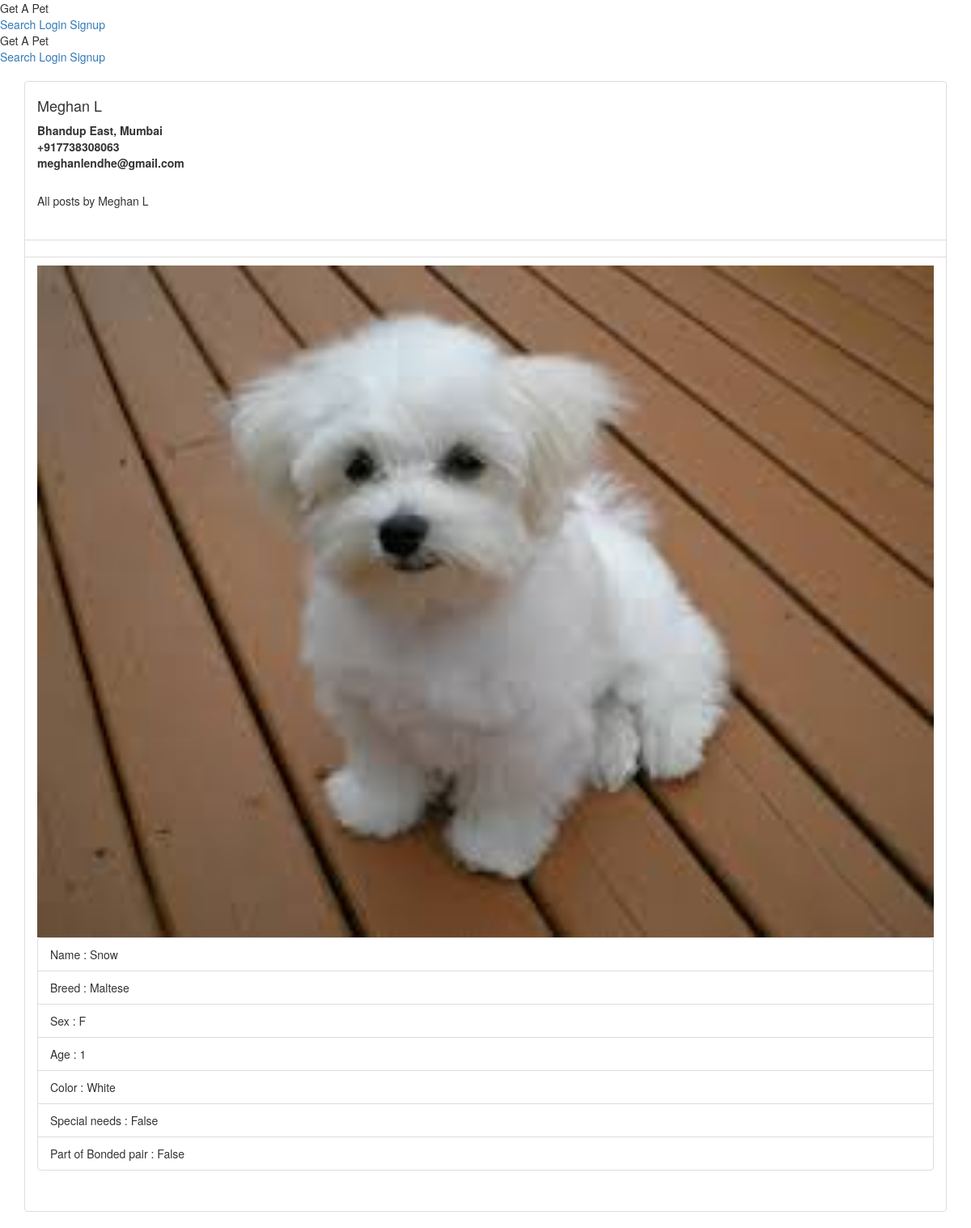
The page /allposts/15 on the database its author committed.
### users/models.py (models this page shows, shortened)
class CustomUser(AbstractUser):
    name = models.CharField(max_length=150)
    picture = models.FileField(null=True)
    address = models.CharField(max_length=100)
    city = models.CharField(max_length=50, choices=CITY_CHOICES)
    phone_regex = RegexValidator(regex=r'^\+?1?\d{10,15}$', message="Phone number must be entered in the format: '+999999999'. Up to 15 digits allowed.")
    contact = models.CharField(validators=[phone_regex], max_length=17, blank=True)

class Pet(models.Model):
    photo = models.FileField(null=True)
    name = models.CharField(max_length=50)
    uid = models.ForeignKey(settings.AUTH_USER_MODEL, on_delete=models.CASCADE, null=True)
    breed = models.CharField(max_length=50, choices=BREED_CHOICES)
    sex = models.CharField(max_length=1, choices=SEX_CHOICES)
    age = models.PositiveIntegerField(default=0)
    color = models.CharField(max_length=50, choices=COLOR_CHOICES)
    needs = models.BooleanField(default=False)
    bonded = models.BooleanField(default=False)

### users/views.py (the view)
# urls.py: path('allposts/<int:pid>', allposts, name='allposts'),
def allposts(request, pid):
    a = Pet.objects.get(id=pid)
    us = a.uid
    return render(request, 'allposts.html', {'us': us})

### templates/allposts.html (shortened to what this page needs)
{% extends 'base.html' %}
{% block content %}
<br>
<div class="container">
    <div class="row">
        <div class="col-lg-12">
            <ul class="list-group">
                <li class="list-group-item">
                    <b><h4>{{ us.name }}</h4>
                    {{ us.address }},
                    {{ us.city }}<br>
                    +{{ us.contact }}<br>
                    {{ us.email }}<br></b><br>
                    <h5>All posts by {{ us.name }}</h5><br>
                </li>
                <li class="list-group-item">
                    {% if us.pet_set.all %}
                </li>
                {% for result in us.pet_set.all %}
                <li class="list-group-item">
                    <img src="{{ result.photo.url }}" width="100%" height="100%">
                    <ul class="list-group">
                        <li class="list-group-item">Name : {{result.name}}</li>
                        <li class="list-group-item">Breed : {{result.breed}}</li>
                        <li class="list-group-item">Sex : {{result.sex}}</li>
                        <li class="list-group-item">Age : {{result.age}}</li>
                        <li class="list-group-item">Color : {{result.color}}</li>
                        <li class="list-group-item">Special needs : {{result.needs}}</li>
                        <li class="list-group-item">Part of Bonded pair : {{result.bonded}}</li>
                    </ul>
                    <br>
                </li>
                {% endfor %}
                {% else %}
                <br>No pets.
                {% endif %}
            </ul>
        </div>
    </div>
</div>
{% endblock %}

### rows shown on the page
CustomUser: name "Meghan L", address "Bhandup East", city "Mumbai", contact "917738308063", email "meghanlendhe@gmail.com"
Pet: photo (picture), name "Snow", breed "Maltese", sex "F", age "1", color "White", needs "False", bonded "False"
